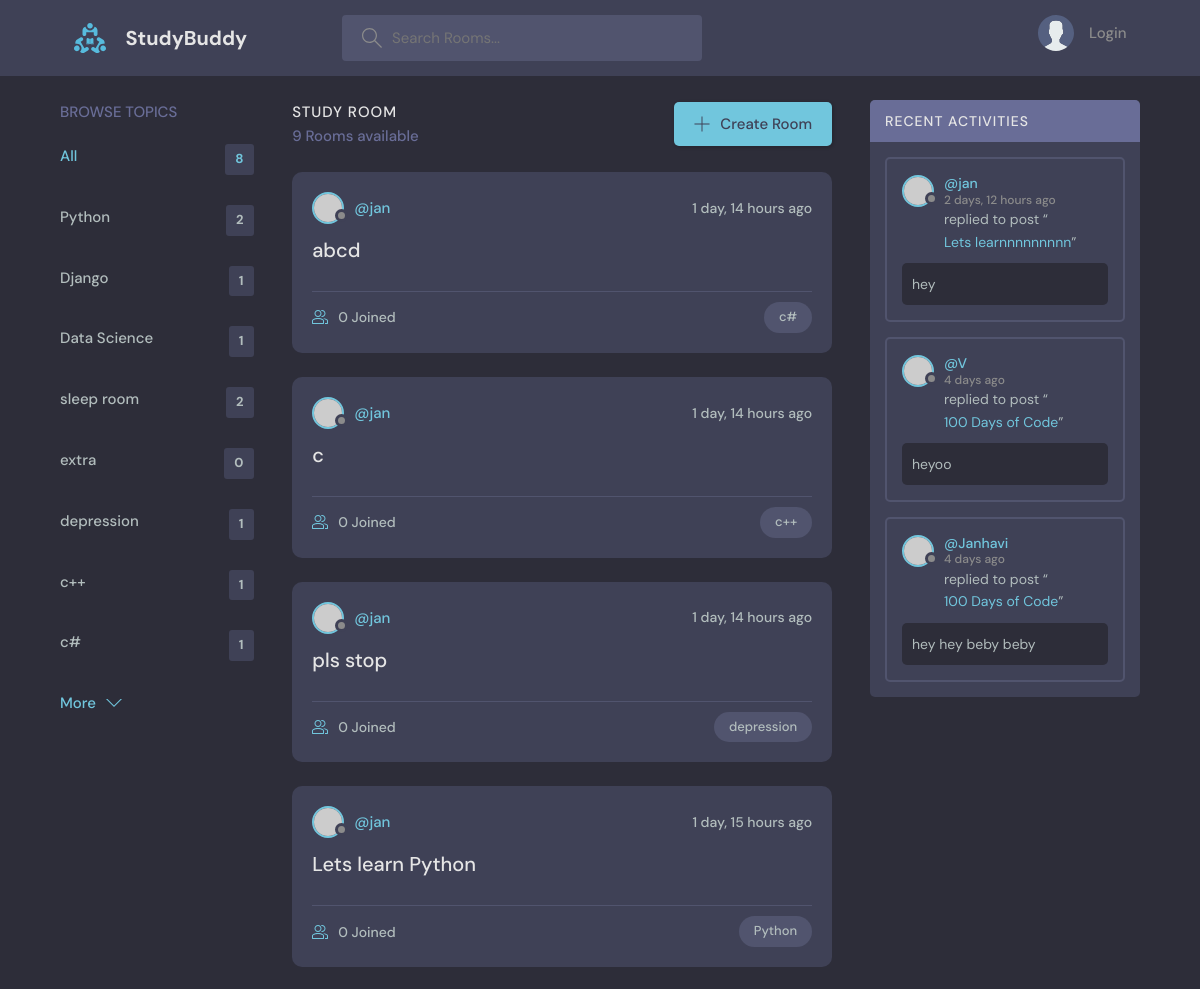
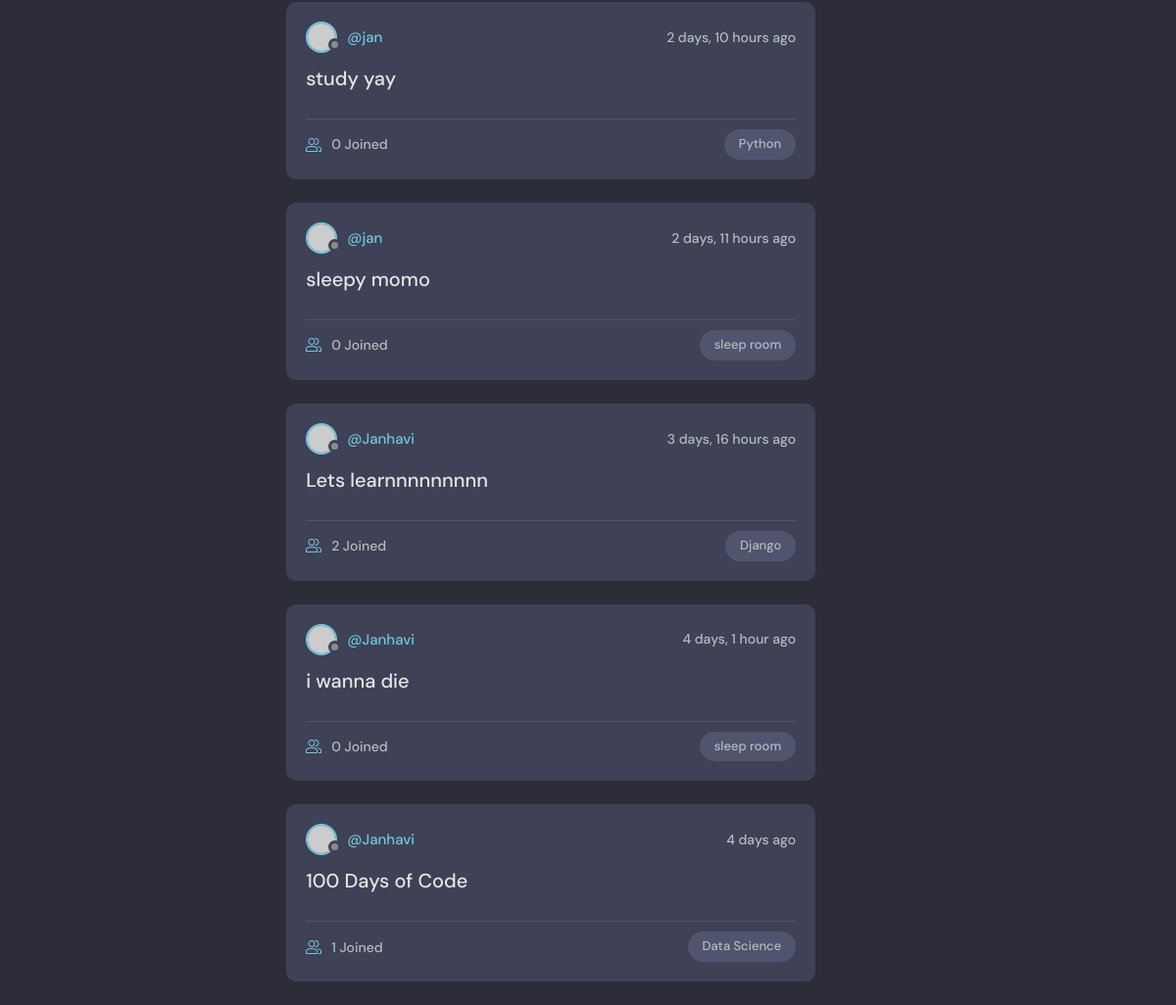
The page / on the database its author committed (2 pictures, top to bottom).
### base/models.py (models this page shows, shortened)
class Topic(models.Model):
    name = models.CharField(max_length=200)

class Roomy(models.Model):
    host = models.ForeignKey(User,on_delete=models.SET_NULL,null=True)
    topic = models.ForeignKey(Topic,on_delete=models.SET_NULL,null=True)
    name = models.CharField(max_length=200)
    description = models.TextField(null=True,blank=True) #null field is allowed
    participants = models.ManyToManyField(User,related_name='participants',blank=True)
    updated = models.DateTimeField(auto_now=True) #takes a snapshot on everytime we save the room
    created = models.DateTimeField(auto_now_add=True) #takes snapshot when we first create the room
    class Meta:
        ordering = ['-updated','-created']
    def __str__(self):
        return self.name

class Message(models.Model):
    user = models.ForeignKey(User,on_delete=models.CASCADE)
    room = models.ForeignKey(Roomy,on_delete=models.CASCADE) #if a room gets deleted all the messages gets deleted
    body = models.TextField()
    updated = models.DateTimeField(auto_now=True) #takes a snapshot on everytime we save/edit the post
    created = models.DateTimeField(auto_now_add=True) #takes snapshot when we first create the post
    class Meta:
        ordering = ['-updated','-created']

### base/views.py (the view)
# urls.py: path('',views.home, name="home"),
def home(request):
    q=request.GET.get('q') if request.GET.get('q')!= None else ''
    rm = Roomy.objects.filter(
        Q(topic__name__icontains=q) |
        Q(name__icontains=q) |
        Q(description__icontains=q)
        )
    topics=Topic.objects.all()
    room_count = rm.count()
    room_messages = Message.objects.filter(Q(room__topic__name__icontains=q))
    context = {'rooms':rm,'topics':topics,'room_count':room_count,'room_messages':room_messages}
    return render(request, 'base/home.html',context)

### base/templates/base/home.html (shortened to what this page needs)
{% extends 'main.html' %}
{% block content %}
<main class="layout layout--3">
      <div class="container">
        {% include 'base/topics_component.html' %}
        <div class="roomList">
          <div class="roomList__header">
            <div>
              <h2>Study Room</h2>
              <p>{{room_count}} Rooms available</p>
            </div>
            <a class="btn btn--main" href="{% url 'create-room' %}">
              <svg version="1.1" xmlns="http://www.w3.org/2000/svg" width="32" height="32" viewBox="0 0 32 32">
                <title>add</title>
                <path
                  d="M16.943 0.943h-1.885v14.115h-14.115v1.885h14.115v14.115h1.885v-14.115h14.115v-1.885h-14.115v-14.115z"
                ></path>
              </svg>
              Create Room
            </a>
          </div>
          {% include 'base/feed_component.html' %}
        </div>
        {% include 'base/activity_component.html' %}
      </div>
    </main>
    {% endblock %}

### base/templates/base/topics_component.html
<div class="topics">
    <div class="topics__header">
      <h2>Browse Topics</h2>
    </div>
    <ul class="topics__list">
      <li>
        <a href="{% url 'home' %}" class="active">All <span>{{topics.count}}</span></a>
      </li>
      {% for topic in topics %}
      <li>
        <a href="{% url 'home' %}?q={{topic.name}}">{{topic.name}}<span>{{topic.roomy_set.all.count}}</span></a>
      </li>
      {% endfor %}
    </ul>
    <a class="btn btn--link" href="topics.html">
      More
      <svg version="1.1" xmlns="http://www.w3.org/2000/svg" width="32" height="32" viewBox="0 0 32 32">
        <title>chevron-down</title>
        <path d="M16 21l-13-13h-3l16 16 16-16h-3l-13 13z"></path>
      </svg>
    </a>
  </div>

### base/templates/base/feed_component.html (shortened to what this page needs)
{% for room in rooms %}
<div class="roomListRoom">
    <div class="roomListRoom__header">
      <a href="{% url 'user-profile' room.host.id %}" class="roomListRoom__author">
        <div class="avatar avatar--small">
          <img src="https://randomuser.me/api/portraits/women/11.jpg" />
        </div>
        <span>@{{room.host.username}}</span>
      </a>
      <div class="roomListRoom__actions">
        <span>{{room.created|timesince}} ago </span>
      </div>
    </div>
    <div class="roomListRoom__content">
      <a href="{% url 'room' room.id %}">{{room.name}}</a>
    </div>
    <div class="roomListRoom__meta">
      <a href="{% url 'room' room.id %}" class="roomListRoom__joined">
        {{room.participants.all.count}} Joined
      </a>
      <p class="roomListRoom__topic">{{room.topic.name}}</p>
    </div>
  </div>
{% endfor %}

### base/templates/base/activity_component.html (shortened to what this page needs)
<div class="activities">
    <div class="activities__header">
      <h2>Recent Activities</h2>
    </div>
    {% for msg in room_messages %}
    <div class="activities__box">
      <div class="activities__boxHeader roomListRoom__header">
        <a href="{% url 'user-profile' msg.user.id %}" class="roomListRoom__author">
          <div class="avatar avatar--small">
            <img src="https://randomuser.me/api/portraits/women/11.jpg" />
          </div>
          <p>
            @{{msg.user}}
            <span>{{msg.created|timesince}} ago</span>
          </p>
        </a>
      </div>
      <div class="activities__boxContent">
        <p>replied to post “<a href="{% url 'room' msg.room.id %}">{{msg.room}}</a>”</p>
        <div class="activities__boxRoomContent">
          {{msg.body}}
        </div>
      </div>
    </div>
    {% endfor %}
  </div>

### rows shown on the page
Topic: name "Python", roomy_set.all.count "2"
Topic: name "Django", roomy_set.all.count "1"
Topic: name "Data Science", roomy_set.all.count "1"
Topic: name "sleep room", roomy_set.all.count "2"
Topic: name "extra", roomy_set.all.count "0"
Topic: name "depression", roomy_set.all.count "1"
Topic: name "c++", roomy_set.all.count "1"
Topic: name "c#", roomy_set.all.count "1"
Roomy: host.username "jan", created "1 day, 14 hours", name "abcd", participants.all.count "0", topic.name "c#"
Roomy: host.username "jan", created "1 day, 14 hours", name "c", participants.all.count "0", topic.name "c++"
Roomy: host.username "jan", created "1 day, 14 hours", name "pls stop", participants.all.count "0", topic.name "depression"
Roomy: host.username "jan", created "1 day, 15 hours", name "Lets learn Python", participants.all.count "0", topic.name "Python"
Roomy: host.username "jan", created "2 days, 10 hours", name "study yay", participants.all.count "0", topic.name "Python"
Roomy: host.username "jan", created "2 days, 11 hours", name "sleepy momo", participants.all.count "0", topic.name "sleep room"
Roomy: host.username "Janhavi", created "3 days, 16 hours", name "Lets learnnnnnnnnn", participants.all.count "2", topic.name "Django"
Roomy: host.username "Janhavi", created "4 days, 1 hour", name "i wanna die", participants.all.count "0", topic.name "sleep room"
Roomy: host.username "Janhavi", created "4 days", name "100 Days of Code", participants.all.count "1", topic.name "Data Science"
Message: user "jan", created "2 days, 12 hours", room "Lets learnnnnnnnnn", body "hey"
Message: user "V", created "4 days", room "100 Days of Code", body "heyoo"
Message: user "Janhavi", created "4 days", room "100 Days of Code", body "hey hey beby beby"

### other values the page prints
{{ topics.count }} "8"
{{ room_count }} "9"
